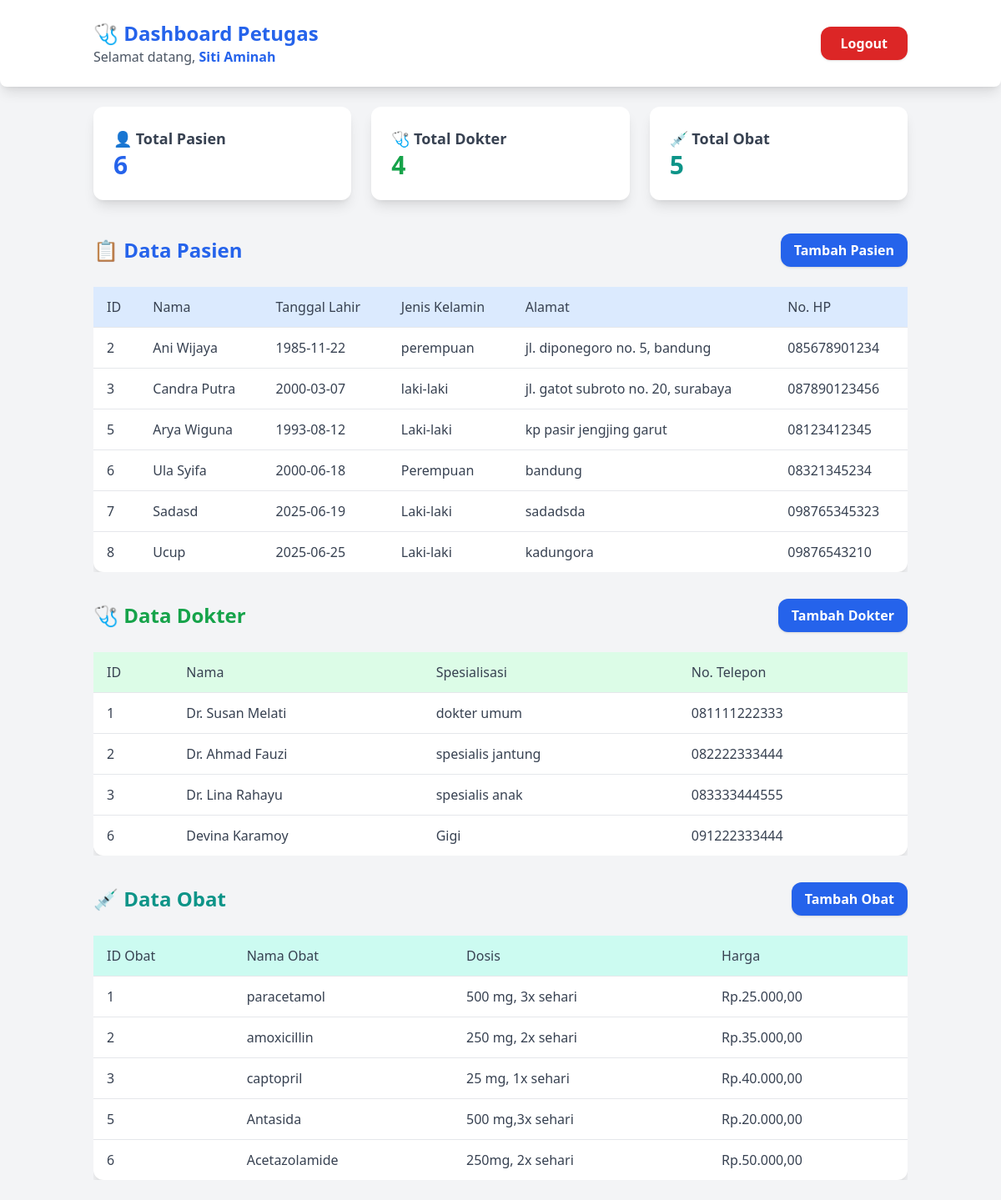
Page /petugas.php (signed in) on the committed database.
### tables this page shows
CREATE TABLE `pasien` (
  `id_pasien` int(11) NOT NULL,
  `nama` varchar(100) DEFAULT NULL,
  `tanggal_lahir` date DEFAULT NULL,
  `jenis_kelamin` varchar(10) DEFAULT NULL,
  `alamat` text DEFAULT NULL,
  `no_hp` varchar(15) DEFAULT NULL,
  `password` varchar(255) NOT NULL,
  `role` varchar(1) NOT NULL,
  `is_deleted` tinyint(1) DEFAULT 0
);

CREATE TABLE `dokter` (
  `id_dokter` int(11) NOT NULL,
  `nama` varchar(100) DEFAULT NULL,
  `spesialisasi` varchar(50) DEFAULT NULL,
  `nomor_telepon` varchar(15) DEFAULT NULL,
  `role` varchar(1) NOT NULL,
  `password` varchar(255) NOT NULL
);

CREATE TABLE `obat` (
  `id_obat` int(11) NOT NULL,
  `nama_obat` varchar(100) DEFAULT NULL,
  `dosis` varchar(50) DEFAULT NULL,
  `harga` decimal(10,2) DEFAULT NULL
);

### petugas.php (the view, shortened to what this page needs)
<?php
include 'koneksi.php';
$query_total_pasien = "SELECT COUNT(*) as total FROM pasien";
$stmt_total_pasien = mysqli_prepare($conn, $query_total_pasien);
mysqli_stmt_execute($stmt_total_pasien);
$result_total_pasien = mysqli_stmt_get_result($stmt_total_pasien);
$total_pasien = mysqli_fetch_assoc($result_total_pasien)['total'];
$query_total_dokter = "SELECT COUNT(*) as total FROM dokter";
$stmt_total_dokter = mysqli_prepare($conn, $query_total_dokter);
mysqli_stmt_execute($stmt_total_dokter);
$result_total_dokter = mysqli_stmt_get_result($stmt_total_dokter);
$total_dokter = mysqli_fetch_assoc($result_total_dokter)['total'];
$query_total_obat = "SELECT COUNT(*) as total FROM obat";
$stmt_total_obat = mysqli_prepare($conn, $query_total_obat);
mysqli_stmt_execute($stmt_total_obat);
$result_total_obat = mysqli_stmt_get_result($stmt_total_obat);
$total_obat = mysqli_fetch_assoc($result_total_obat)['total'];
$query_pasien = "SELECT id_pasien, nama, tanggal_lahir, jenis_kelamin, alamat, no_hp
                 FROM pasien
                 ORDER BY id_pasien";
$stmt_pasien = mysqli_prepare($conn, $query_pasien);
mysqli_stmt_execute($stmt_pasien);
$result_pasien = mysqli_stmt_get_result($stmt_pasien);
$query_dokter = "SELECT id_dokter, nama, spesialisasi, nomor_telepon
                 FROM dokter
                 ORDER BY id_dokter";
$stmt_dokter = mysqli_prepare($conn, $query_dokter);
mysqli_stmt_execute($stmt_dokter);
$result_dokter = mysqli_stmt_get_result($stmt_dokter);
$query_obat = "SELECT id_obat, nama_obat, dosis, harga
               FROM obat
               ORDER BY id_obat";
$stmt_obat = mysqli_prepare($conn, $query_obat);
mysqli_stmt_execute($stmt_obat);
$result_obat = mysqli_stmt_get_result($stmt_obat);
?>
<!DOCTYPE html>
<html lang="id">
<head>
    <script src="https://cdn.tailwindcss.com"></script>
</head>
<body class="bg-gray-100 min-h-screen">
    <nav class="bg-white shadow-lg rounded-b-lg">
        <div class="container mx-auto px-4 sm:px-6 py-6">
            <div class="flex justify-between items-center">
                <div>
                    <h1 class="text-xl sm:text-2xl font-bold text-blue-600">🩺 Dashboard Petugas</h1>
                    <p class="text-sm sm:text-base text-gray-600">Selamat datang, <b class="text-blue-600"><?php echo htmlspecialchars(ucwords(strtolower($_SESSION['nama']))); ?></b></p>
                </div>
                <div class="flex space-x-3">
                    <form method="POST">
                        <button type="submit" name="logout" class="bg-red-600 hover:bg-red-700 text-white font-semibold py-1.5 sm:py-2 px-4 sm:px-6 rounded-xl transition duration-300 text-sm sm:text-base shadow">
                            Logout
                        </button>
                    </form>
                </div>
            </div>
        </div>
    </nav>
    <main class="container mx-auto p-4 sm:p-6">
        <div class="grid grid-cols-1 md:grid-cols-3 gap-4 sm:gap-6 mb-8 sm:mb-10">
            <div class="bg-white p-4 sm:p-6 rounded-xl shadow-lg hover:shadow-xl transition-shadow">
                <h2 class="text-base sm:text-lg font-semibold text-gray-700">👤 Total Pasien</h2>
                <p class="text-2xl sm:text-3xl font-bold text-blue-600"><?php echo $total_pasien; ?></p>
            </div>
            <div class="bg-white p-4 sm:p-6 rounded-xl shadow-lg hover:shadow-xl transition-shadow">
                <h2 class="text-base sm:text-lg font-semibold text-gray-700">🩺 Total Dokter</h2>
                <p class="text-2xl sm:text-3xl font-bold text-green-600"><?php echo $total_dokter; ?></p>
            </div>
            <div class="bg-white p-4 sm:p-6 rounded-xl shadow-lg hover:shadow-xl transition-shadow">
                <h2 class="text-base sm:text-lg font-semibold text-gray-700">💉 Total Obat</h2>
                <p class="text-2xl sm:text-3xl font-bold text-teal-600"><?php echo $total_obat; ?></p>
            </div>
        </div>
        <div class="space-y-8">
            <div>
                <div class="flex justify-between items-center mb-4 sm:mb-6">
                    <h2 class="text-xl sm:text-2xl font-semibold text-blue-600">📋 Data Pasien</h2>
                    <a href="tambah_pasien.php" class="bg-blue-600 hover:bg-blue-700 text-white font-semibold py-1.5 sm:py-2 px-3 sm:px-4 rounded-xl transition duration-300 text-sm sm:text-base shadow">
                        Tambah Pasien
                    </a>
                </div>
                <div class="overflow-x-auto">
                    <table class="min-w-full bg-white rounded-xl shadow-lg">
                        <thead>
                            <tr class="bg-blue-100 text-left">
                                <th class="py-2 sm:py-3 px-1 sm:px-4 font-medium text-xs sm:text-base text-gray-700">ID</th>
                                <th class="py-2 sm:py-3 px-1 sm:px-4 font-medium text-xs sm:text-base text-gray-700">Nama</th>
                                <th class="py-2 sm:py-3 px-1 sm:px-4 font-medium text-xs sm:text-base text-gray-700">Tanggal Lahir</th>
                                <th class="py-2 sm:py-3 px-1 sm:px-4 font-medium text-xs sm:text-base text-gray-700">Jenis Kelamin</th>
                                <th class="py-2 sm:py-3 px-1 sm:px-4 font-medium text-xs sm:text-base text-gray-700">Alamat</th>
                                <th class="py-2 sm:py-3 px-1 sm:px-4 font-medium text-xs sm:text-base text-gray-700">No. HP</th>
                            </tr>
                        </thead>
                        <tbody>
                            <?php if (mysqli_num_rows($result_pasien) > 0): ?>
                                <?php while ($row = mysqli_fetch_assoc($result_pasien)): ?>
                                    <tr class="border-t border-gray-200 hover:bg-gray-50">
                                        <td class="py-2 sm:py-3 px-1 sm:px-4 text-xs sm:text-base text-gray-700 whitespace-nowrap"><?php echo htmlspecialchars($row['id_pasien']); ?></td>
                                        <td class="py-2 sm:py-3 px-1 sm:px-4 text-xs sm:text-base text-gray-700 whitespace-nowrap"><?php echo htmlspecialchars(ucwords(strtolower($row['nama']))); ?></td>
                                        <td class="py-2 sm:py-3 px-1 sm:px-4 text-xs sm:text-base text-gray-700 whitespace-nowrap"><?php echo htmlspecialchars($row['tanggal_lahir']); ?></td>
                                        <td class="py-2 sm:py-3 px-1 sm:px-4 text-xs sm:text-base text-gray-700 whitespace-nowrap"><?php echo htmlspecialchars($row['jenis_kelamin']); ?></td>
                                        <td class="py-2 sm:py-3 px-1 sm:px-4 text-xs sm:text-base text-gray-700 whitespace-nowrap"><?php echo htmlspecialchars($row['alamat']); ?></td>
                                        <td class="py-2 sm:py-3 px-1 sm:px-4 text-xs sm:text-base text-gray-700 whitespace-nowrap"><?php echo htmlspecialchars($row['no_hp']); ?></td>
                                    </tr>
                                <?php endwhile; ?>
                            <?php else: ?>
                                <tr>
                                    <td colspan="6" class="py-2 sm:py-3 px-1 sm:px-4 text-center text-gray-500 text-xs sm:text-base">Belum ada data pasien.</td>
                                </tr>
                            <?php endif; ?>
                        </tbody>
                    </table>
                </div>
            </div>
            <div>
                <div class="flex justify-between items-center mb-4 sm:mb-6">
                    <h2 class="text-xl sm:text-2xl font-semibold text-green-600">🩺 Data Dokter</h2>
                    <a href="tambah_dokter.php" class="bg-blue-600 hover:bg-blue-700 text-white font-semibold py-1.5 sm:py-2 px-3 sm:px-4 rounded-xl transition duration-300 text-sm sm:text-base shadow">
                        Tambah Dokter
                    </a>
                </div>
                <div class="overflow-x-auto">
                    <table class="min-w-full bg-white rounded-xl shadow-lg">
                        <thead>
                            <tr class="bg-green-100 text-left">
                                <th class="py-2 sm:py-3 px-1 sm:px-4 font-medium text-xs sm:text-base text-gray-700">ID</th>
                                <th class="py-2 sm:py-3 px-1 sm:px-4 font-medium text-xs sm:text-base text-gray-700">Nama</th>
                                <th class="py-2 sm:py-3 px-1 sm:px-4 font-medium text-xs sm:text-base text-gray-700">Spesialisasi</th>
                                <th class="py-2 sm:py-3 px-1 sm:px-4 font-medium text-xs sm:text-base text-gray-700">No. Telepon</th>
                            </tr>
                        </thead>
                        <tbody>
                            <?php if (mysqli_num_rows($result_dokter) > 0): ?>
                                <?php while ($row = mysqli_fetch_assoc($result_dokter)): ?>
                                    <tr class="border-t border-gray-200 hover:bg-gray-50">
                                        <td class="py-2 sm:py-3 px-1 sm:px-4 text-xs sm:text-base text-gray-700 whitespace-nowrap"><?php echo htmlspecialchars($row['id_dokter']); ?></td>
                                        <td class="py-2 sm:py-3 px-1 sm:px-4 text-xs sm:text-base text-gray-700 whitespace-nowrap"><?php echo htmlspecialchars(ucwords(strtolower($row['nama']))); ?></td>
                                        <td class="py-2 sm:py-3 px-1 sm:px-4 text-xs sm:text-base text-gray-700 whitespace-nowrap"><?php echo htmlspecialchars($row['spesialisasi']); ?></td>
                                        <td class="py-2 sm:py-3 px-1 sm:px-4 text-xs sm:text-base text-gray-700 whitespace-nowrap"><?php echo htmlspecialchars($row['nomor_telepon']); ?></td>
                                    </tr>
                                <?php endwhile; ?>
                            <?php else: ?>
                                <tr>
                                    <td colspan="4" class="py-2 sm:py-3 px-1 sm:px-4 text-center text-gray-500 text-xs sm:text-base">Belum ada data dokter.</td>
                                </tr>
                            <?php endif; ?>
                        </tbody>
                    </table>
                </div>
            </div>
            <div>
                <div class="flex justify-between items-center mb-4 sm:mb-6">
                    <h2 class="text-xl sm:text-2xl font-semibold text-teal-600">💉 Data Obat</h2>
                    <a href="tambah_obat.php" class="bg-blue-600 hover:bg-blue-700 text-white font-semibold py-1.5 sm:py-2 px-3 sm:px-4 rounded-xl transition duration-300 text-sm sm:text-base shadow">
                        Tambah Obat
                    </a>
                </div>
                <div class="overflow-x-auto">
                    <table class="min-w-full bg-white rounded-xl shadow-lg">
                        <thead>
                            <tr class="bg-teal-100 text-left">
                                <th class="py-2 sm:py-3 px-1 sm:px-4 font-medium text-xs sm:text-base text-gray-700">ID Obat</th>
                                <th class="py-2 sm:py-3 px-1 sm:px-4 font-medium text-xs sm:text-base text-gray-700">Nama Obat</th>
                                <th class="py-2 sm:py-3 px-1 sm:px-4 font-medium text-xs sm:text-base text-gray-700">Dosis</th>
                                <th class="py-2 sm:py-3 px-1 sm:px-4 font-medium text-xs sm:text-base text-gray-700">Harga</th>
                            </tr>
                        </thead>
                        <tbody>
                            <?php if (mysqli_num_rows($result_obat) > 0): ?>
                                <?php while ($row = mysqli_fetch_assoc($result_obat)): ?>
                                    <tr class="border-t border-gray-200 hover:bg-gray-50">
                                        <td class="py-2 sm:py-3 px-1 sm:px-4 text-xs sm:text-base text-gray-700 whitespace-nowrap"><?php echo htmlspecialchars($row['id_obat']); ?></td>
                                        <td class="py-2 sm:py-3 px-1 sm:px-4 text-xs sm:text-base text-gray-700 whitespace-nowrap"><?php echo htmlspecialchars($row['nama_obat']); ?></td>
                                        <td class="py-2 sm:py-3 px-1 sm:px-4 text-xs sm:text-base text-gray-700 whitespace-nowrap"><?php echo htmlspecialchars($row['dosis']); ?></td>
                                        <td class="py-2 sm:py-3 px-1 sm:px-4 text-xs sm:text-base text-gray-700 whitespace-nowrap">
                                        Rp.<?php echo number_format($row['harga'], 2, ',', '.'); ?>
                                        </td>
                                    </tr>
                                <?php endwhile; ?>
                            <?php else: ?>
                                <tr>
                                    <td colspan="3" class="py-2 sm:py-3 px-1 sm:px-4 text-center text-gray-500 text-xs sm:text-base">Belum ada data obat.</td>
                                </tr>
                            <?php endif; ?>
                        </tbody>
                    </table>
                </div>
            </div>
        </div>
    </main>
</body>
</html>

### rows in the picture
pasien: id_pasien "2", nama "Ani Wijaya", tanggal_lahir "1985-11-22", jenis_kelamin "perempuan", alamat "jl. diponegoro no. 5, bandung", no_hp "085678901234"
pasien: id_pasien "3", nama "Candra Putra", tanggal_lahir "2000-03-07", jenis_kelamin "laki-laki", alamat "jl. gatot subroto no. 20, surabaya", no_hp "087890123456"
pasien: id_pasien "5", nama "Arya Wiguna", tanggal_lahir "1993-08-12", jenis_kelamin "Laki-laki", alamat "kp pasir jengjing garut", no_hp "08123412345"
pasien: id_pasien "6", nama "Ula Syifa", tanggal_lahir "2000-06-18", jenis_kelamin "Perempuan", alamat "bandung", no_hp "08321345234"
pasien: id_pasien "7", nama "Sadasd", tanggal_lahir "2025-06-19", jenis_kelamin "Laki-laki", alamat "sadadsda", no_hp "098765345323"
pasien: id_pasien "8", nama "Ucup", tanggal_lahir "2025-06-25", jenis_kelamin "Laki-laki", alamat "kadungora", no_hp "09876543210"
dokter: id_dokter "1", nama "Dr. Susan Melati", spesialisasi "dokter umum", nomor_telepon "081111222333"
dokter: id_dokter "2", nama "Dr. Ahmad Fauzi", spesialisasi "spesialis jantung", nomor_telepon "082222333444"
dokter: id_dokter "3", nama "Dr. Lina Rahayu", spesialisasi "spesialis anak", nomor_telepon "083333444555"
dokter: id_dokter "6", nama "Devina Karamoy", spesialisasi "Gigi", nomor_telepon "091222333444"
obat: id_obat "1", nama_obat "paracetamol", dosis "500 mg, 3x sehari", harga "25.000,00"
obat: id_obat "2", nama_obat "amoxicillin", dosis "250 mg, 2x sehari", harga "35.000,00"
obat: id_obat "3", nama_obat "captopril", dosis "25 mg, 1x sehari", harga "40.000,00"
obat: id_obat "5", nama_obat "Antasida", dosis "500 mg,3x sehari", harga "20.000,00"
obat: id_obat "6", nama_obat "Acetazolamide", dosis "250mg, 2x sehari", harga "50.000,00"

### other values in the picture
$_SESSION['nama'] "Siti Aminah"
$total_pasien "6"
$total_dokter "4"
$total_obat "5"
